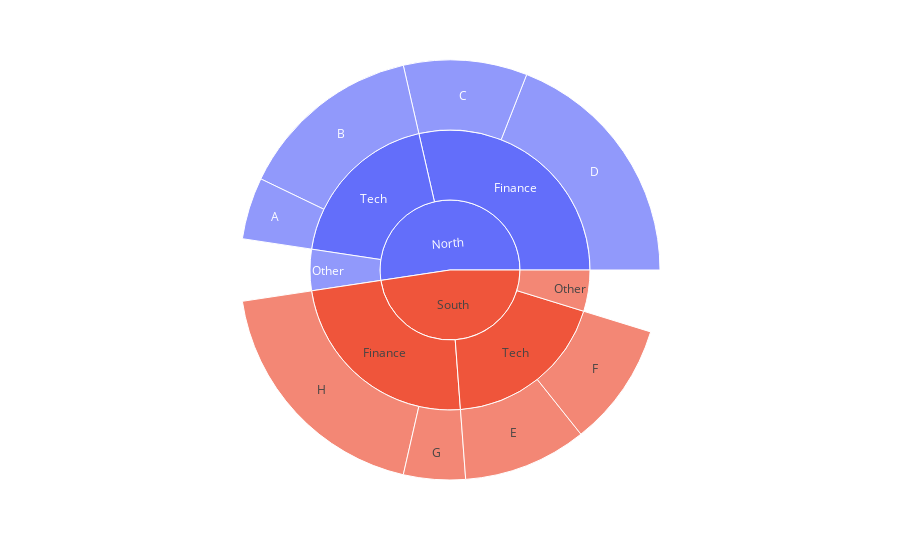

This figure's notebook cell:
### Markdown cell above
#### Participation by team

### Code cell
# df de ejemplo funciona para dejar huecos entre leafs
df_sample = pd.DataFrame({
        'vendors': ['A','B','C','D',None,'E','F','G','H',None],
        'sectors': ['Tech','Tech', 'Finance','Finance','Other','Tech','Tech', 'Finance','Finance','Other'],
        'regions': ['North','North','North','North','North','South','South','South','South','South'],
        'sales':   [1,3,2,4,1,2,2,1,4,1]})

px.sunburst(
    df_sample,
    path   = ['regions', 'sectors', 'vendors'],
    values = 'sales'
)

### Figure 1 — Plotly figure (JSON) as saved in the notebook; plotly's stock layout.template omitted (floating-point values rounded to 4 significant figures)
{"data": [{"branchvalues": "total", "domain": {"x": [0, 1], "y": [0, 1]}, "hovertemplate": "labels=%{label}<br>sales=%{value}<br>parent=%{parent}<br>id=%{id}<extra></extra>", "ids": ["North/Tech/A", "North/Tech/B", "North/Finance/C", "North/Finance/D", "South/Tech/E", "South/Tech/F", "South/Finance/G", "South/Finance/H", "North/Finance", "South/Finance", "North/Other", "South/Other", "North/Tech", "South/Tech", "North", "South"], "labels": ["A", "B", "C", "D", "E", "F", "G", "H", "Finance", "Finance", "Other", "Other", "Tech", "Tech", "North", "South"], "name": "", "parents": ["North/Tech", "North/Tech", "North/Finance", "North/Finance", "South/Tech", "South/Tech", "South/Finance", "South/Finance", "North", "South", "North", "South", "North", "South", "", ""], "type": "sunburst", "values": [1, 3, 2, 4, 2, 2, 1, 4, 6, 5, 1, 1, 4, 4, 11, 10]}], "layout": {"autosize": true, "legend": {"tracegroupgap": 0}, "margin": {"t": 60}}}
